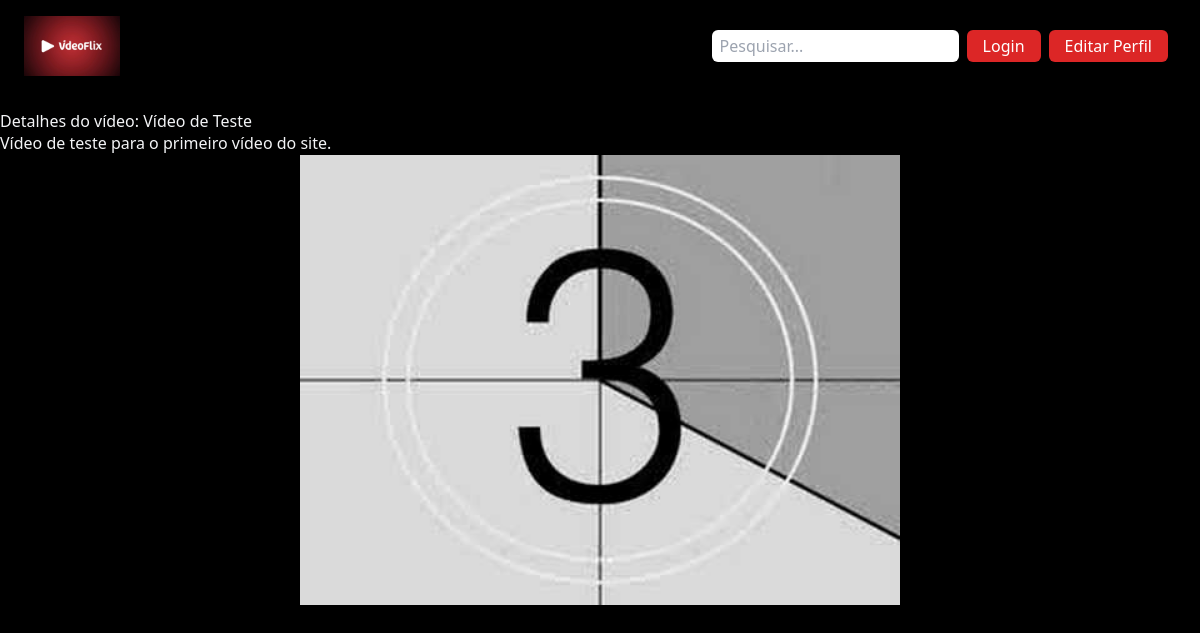
Page /videos/1 on the committed database.
### video/models.py (models this page shows, shortened)
class Filme(models.Model):
    titulo = models.CharField(max_length=100)
    thumb = models.ImageField(upload_to='thumb_filmes')
    descricao = models.TextField(max_length=1000)
    categoria = models.CharField(max_length=20, choices=LISTA_CATEGORIAS)
    visualizacoes = models.IntegerField(default=0)
    data_criacao = models.DateTimeField(default=timezone.now)
    objects = models.Manager()

### video/views.py (the view)
# urls.py: path('videos/<int:pk>', DetalhesVideos.as_view(), name='detalhesvideos')
class DetalhesVideos(DetailView):
    template_name = "detalhesvideo.html"
    model = Filme

### video/templates/detalhesvideo.html (shortened to what this page needs)
{% extends 'base.html' %}
{% block content %}
<div class="py-28">
    <h1>Detalhes do vídeo: {{ object.titulo }}</h1>
    <p>{{ object.descricao }}</p>
    <img class="w-1/2 h-auto mx-auto my-auto" src="{{ object.thumb.url }}">
</div>
{% endblock %}>

### rows in the picture
Filme: titulo "Vídeo de Teste", descricao "Vídeo de teste para o primeiro vídeo do site.", thumb (picture)
